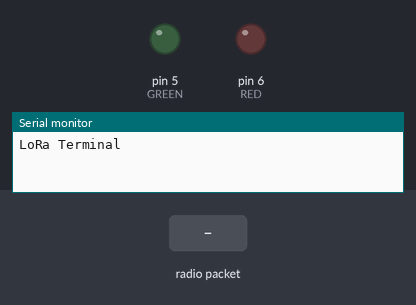
Bench run of a sketch on a simulated Arduino Uno, built with avr-gcc and run on an emulated ATmega328P. Parts: output pins drawn as LEDs (lit = HIGH), the last lines printed to the serial monitor. Inputs (shaded band) come from the test bench. No radio packets arrive unless stated.

Above: at 1.2 s.
1.3 s: radio packet "1" arrives
At 2.1 s:
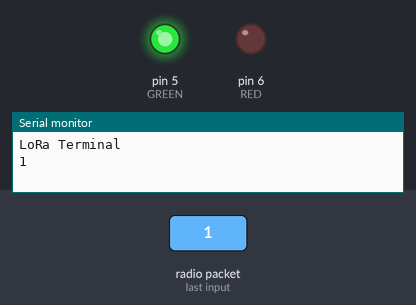
At 12.2 s:
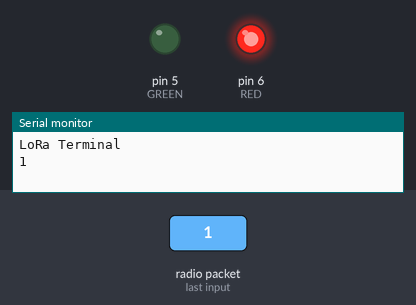
Timing chart, 0 to 12.8 s (numbered marks = the images above; inputs shaded):
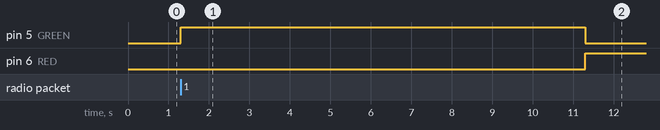

Measured:
- after the input at 1.3 s, pin 5 (GREEN): LOW → HIGH at once, → LOW 10.0 s later; pin 6 (RED): LOW → HIGH after 10.0 s instead of 8.7 s

The sketch:

LoRa_Recive_Send.ino
```cpp
#include <SPI.h>
#include <LoRa.h>

#define RED 6
#define GREEN 5

void setup() {
  Serial.begin(9600);
  Serial.setTimeout(10);
  while (!Serial);
  Serial.println("LoRa Terminal");

  if (!LoRa.begin(433E6)) {
    Serial.println("Starting LoRa failed!");
    while (1);
  }

  pinMode(RED, OUTPUT);
  pinMode(GREEN, OUTPUT);
}

unsigned long tmr = millis();

void loop() {
  String packet = ParsePacket();
  if (packet != "") {
    Serial.print(packet);
    tmr = millis();
    digitalWrite(RED, 0);
    digitalWrite(GREEN, 1);
  }
  else {
    if (tmr + 10000 < millis()) {
      digitalWrite(RED, 1);
      digitalWrite(GREEN, 0);
    }
  }
  if (Serial.available()) {
    String str = Serial.readString();
    LoRa.beginPacket();
    LoRa.print(str);
    LoRa.endPacket(1);
  }
}

String ParsePacket() {
  int packetSize = LoRa.parsePacket();
  if (packetSize) {
    String packet;
    while (LoRa.available()) {
      packet += (char)LoRa.read();
    }
    return packet;
  }
  return "";
}

//LoRa.packetRssi();
```
